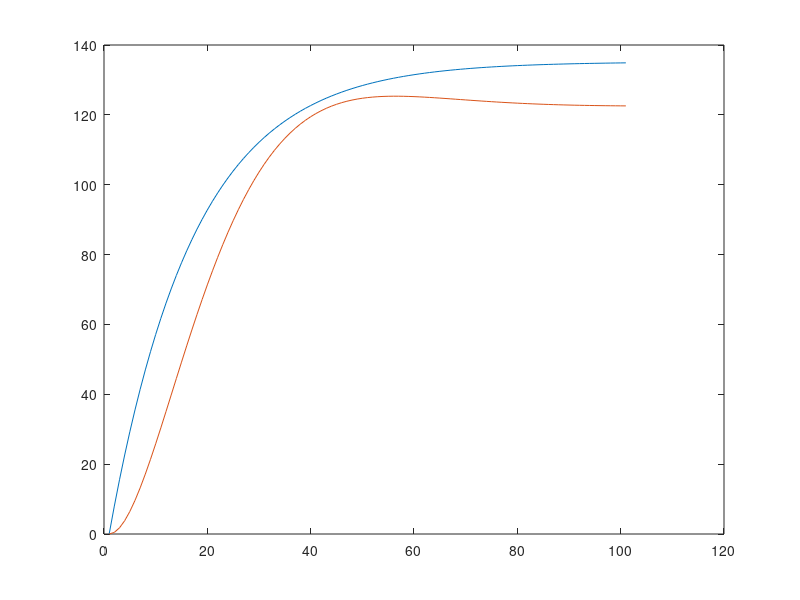

Write the MATLAB code that produced this figure.
%pkg load control


%A =  2833503.99512;
%B =  3359.82171445;
%C =  18360.920369;

%A =  -193486006.196;
%B =  -227139.064677;
%C =  -1268758.61431;


%A=  20792.397543
%B=  25.2695060487
%C= 147.029170433

%A=  31221.9101993
%B=  36.0565536834
%C=  215.379515402

A=  15161.155122739021
B=  17.131673818287616
C=  123.67817138470016


s = [1 B C]
roots(s)
pause()
%read csv and get real stuff

%Z = real(Z)
myG1 = tf(0.068*[A],[1 7.6258])
k1=step(myG1)
plot(k1)
pause()
hold on;

myG = tf(1*[A],[1 B C])
k = step(myG)
%k = lsim(myG, )
plot(k)

%print -djpg image.jpg
pause()